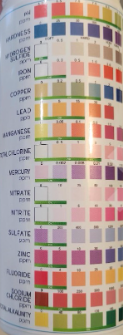
#> input picture ImageProcessingProject/findGradient/test01/box/box1.png, 123 x 335 px, found by its file name
$ python box01.py
#> lines starting #> are read from the running program, lines starting #| are printed output that depends on the picture
import cv2 as cv
import numpy as np
from matplotlib import pyplot as plt

img = cv.imread('photo/box1.png',cv.IMREAD_GRAYSCALE)
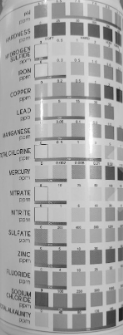
#> img: shape (335, 123); min 21, max 255, mean 166.7
assert img is not None, "file could not be read, check with os.path.exists()"

# cv.imshow('Strip1',img)

laplacian = cv.Laplacian(img,cv.CV_64F)
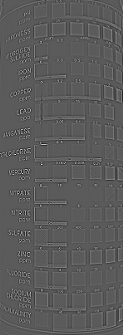
#> laplacian: shape (335, 123) float64; min -252, max 454, mean -0.1; drawn with min black and max white
sobelx = cv.Sobel(img,cv.CV_64F,1,0,ksize=5)
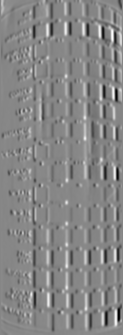
#> sobelx: shape (335, 123) float64; min -6783, max 6070, mean -18; drawn with min black and max white
sobely = cv.Sobel(img,cv.CV_64F,0,1,ksize=5)
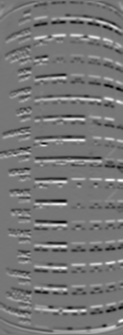
#> sobely: shape (335, 123) float64; min -5455, max 6235, mean -6.8; drawn with min black and max white

plt.subplot(1,2,1),plt.imshow(img,cmap = 'gray')
plt.title('Original'), plt.xticks([]), plt.yticks([])

plt.subplot(1,2,2),plt.imshow(laplacian,cmap='gray')
plt.title('Laplacian'),plt.xticks([]),plt.yticks([])

# [5 lines of commented-out code are left out]


plt.show()
